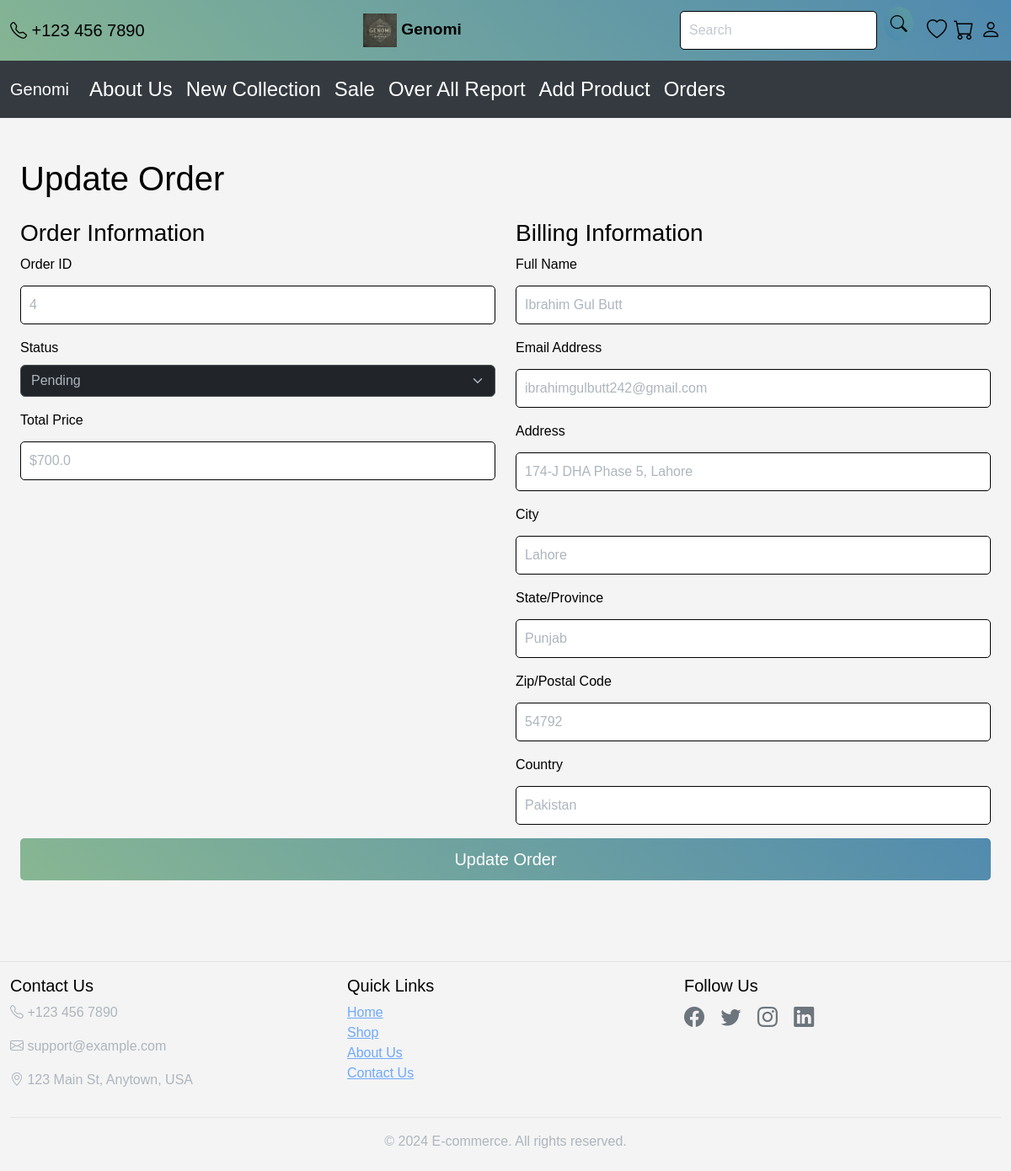
The page /admin/order/update/4 (signed in) on the database its author committed.
### app.py (models this page shows, shortened)
class Order(db.Model):
    id = db.Column(db.Integer, primary_key=True)
    user_id = db.Column(db.Integer, db.ForeignKey('user.id'), nullable=False)
    order_date = db.Column(db.DateTime, default=datetime.utcnow)
    total_price = db.Column(db.Float, nullable=False)
    billing_name = db.Column(db.String(120), nullable=False)
    billing_email = db.Column(db.String(120), nullable=False)
    billing_address = db.Column(db.String(255), nullable=False)
    billing_city = db.Column(db.String(120), nullable=False)
    billing_state = db.Column(db.String(120), nullable=False)
    billing_zip = db.Column(db.String(20), nullable=False)
    billing_country = db.Column(db.String(120), nullable=False)
    status = db.Column(db.String(50), nullable=False, default='Processing')
    user = db.relationship('User', backref=db.backref('orders', lazy=True))
    order_details = db.relationship('OrderDetail', backref='order', lazy=True)

### app.py (the view)
@app.route('/admin/order/update/<int:order_id>', methods=['GET', 'POST'])
@login_required
def update_order(order_id):
    if not current_user.is_admin:
        flash('Access denied.', 'danger')
        return redirect(url_for('home'))
    order = Order.query.get_or_404(order_id)
    if request.method == 'POST':
        order.status = request.form.get('status')
        order.shipping_address = request.form.get('shipping_address')
        db.session.commit()
        flash('Order updated successfully.', 'success')
        return redirect(url_for('admin_orders'))
    return render_template('update_order.html', order=order)

### app.py (called while the page is built)
@login_manager.user_loader
def load_user(user_id):
    return User.query.get(int(user_id))

### templates/update_order.html (shortened to what this page needs)
{% extends "base.html" %}
{% block content %}
<div class="container my-5">
    <h1 class="mb-4">Update Order</h1>
    <form method="post" action="{{ url_for('update_order', order_id=order.id) }}">
        <div class="row">
            <div class="col-md-6">
                <h3>Order Information</h3>
                <div class="mb-3">
                    <label for="order-id" class="form-label">Order ID</label>
                    <input type="text" class="form-control" id="order-id" name="order_id" value="{{ order.id }}" readonly>
                </div>
                <div class="mb-3">
                    <label for="order-status" class="form-label">Status</label>
                    <select class="form-select" id="order-status" name="status" required>
                        <option value="Pending" {% if order.status == 'Pending' %}selected{% endif %}>Pending</option>
                    </select>
                </div>
                <div class="mb-3">
                    <label for="order-total" class="form-label">Total Price</label>
                    <input type="text" class="form-control" id="order-total" name="total_price" value="${{ order.total_price }}" readonly>
                </div>
            </div>
            <div class="col-md-6">
                <h3>Billing Information</h3>
                <div class="mb-3">
                    <label for="billing-name" class="form-label">Full Name</label>
                    <input type="text" class="form-control" id="billing-name" name="billing_name" value="{{ order.billing_name }}" required>
                </div>
                <div class="mb-3">
                    <label for="billing-email" class="form-label">Email Address</label>
                    <input type="email" class="form-control" id="billing-email" name="billing_email" value="{{ order.billing_email }}" required>
                </div>
                <div class="mb-3">
                    <label for="billing-address" class="form-label">Address</label>
                    <input type="text" class="form-control" id="billing-address" name="billing_address" value="{{ order.billing_address }}" required>
                </div>
                <div class="mb-3">
                    <label for="billing-city" class="form-label">City</label>
                    <input type="text" class="form-control" id="billing-city" name="billing_city" value="{{ order.billing_city }}" required>
                </div>
                <div class="mb-3">
                    <label for="billing-state" class="form-label">State/Province</label>
                    <input type="text" class="form-control" id="billing-state" name="billing_state" value="{{ order.billing_state }}" required>
                </div>
                <div class="mb-3">
                    <label for="billing-zip" class="form-label">Zip/Postal Code</label>
                    <input type="text" class="form-control" id="billing-zip" name="billing_zip" value="{{ order.billing_zip }}" required>
                </div>
                <div class="mb-3">
                    <label for="billing-country" class="form-label">Country</label>
                    <input type="text" class="form-control" id="billing-country" name="billing_country" value="{{ order.billing_country }}" required>
                </div>
            </div>
        </div>
        <button type="submit" class="btn btn-primary btn-lg">Update Order</button>
    </form>
</div>
{% endblock %}

### static/css/styles.css (style rules this page uses)
.h1, .h2, .h3, .h4, .h5, .h6, h1, h2, h3, h4, h5, h6 { margin-top: 0; margin-bottom: .5rem; font-weight: 500; line-height: 1.2; color: black; }
body { font-family: Arial, sans-serif; background-color: #f4f4f4; margin: 0; padding: 0; }
.form-label { color: black; }
.form-control { width: 100%; padding: 10px; margin: 5px 0; border-radius: 5px; border: 1px solid black; background-color: white; }
.btn { width: 100%; padding: 10px; background: linear-gradient(45deg, #8fbc8f, #4682b4, #5f9ea0, #2e8b57); background-size: 400% 400%; color: #fff; border: none; border-radius: 5px; cursor: pointer; animation: gradientChange 10s ease infinite; }
.container { max-width: 1200px; }

### rows shown on the page
Order: order_id "4", total_price "$700.0", billing_name "Ibrahim Gul Butt", billing_email "ibrahimgulbutt242@gmail.com", billing_address "174-J DHA Phase 5, Lahore", billing_city "Lahore", billing_state "Punjab", billing_zip "54792", billing_country "Pakistan"
